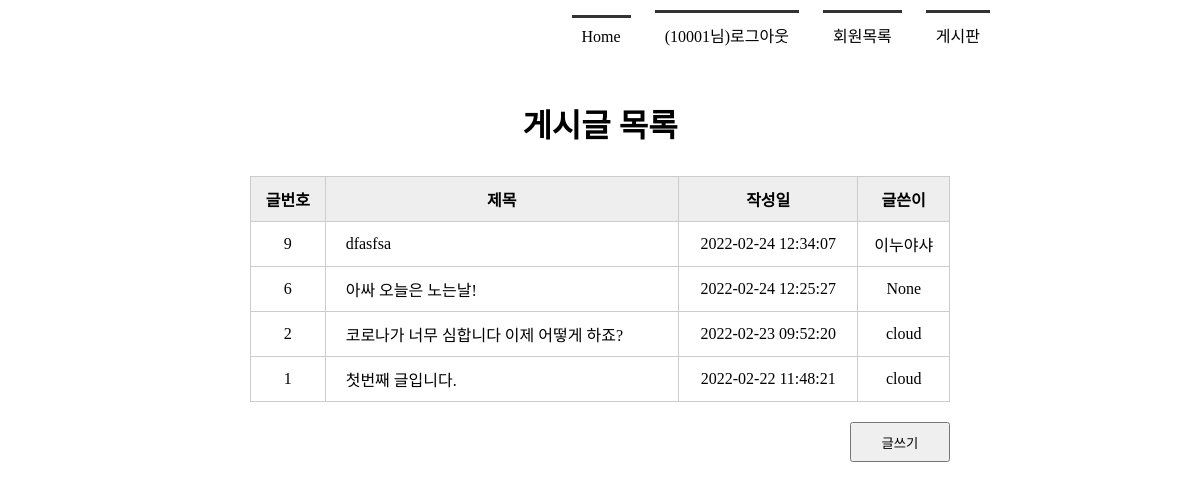
Page /boardlist/ (signed in) on the committed database.
### tables this page shows
CREATE TABLE board(
            bno integer PRIMARY KEY AUTOINCREMENT,
            title text NOT NULL,
            content text NOT NULL,
            createDate timestamp date DEFAULT (datetime('now', 'localtime')),
            mid char(5) NOT NULL,
            FOREIGN KEY(mid) REFERENCES member(mid) ON DELETE CASCADE
        );

### app.py (the view)
@app.route('/boardlist/')
def boardlist():
    conn = getconn()
    cur = conn.cursor()
    sql = "SELECT * FROM board ORDER BY bno DESC"
    cur.execute(sql)
    rs = cur.fetchall()
    conn.close()
    return render_template('boardlist.html', rs = rs)

### model/model_member.py (called while the page is built)
def getconn():
    conn = sqlite3.connect("./member.db")
    return conn

### templates/boardlist.html (shortened to what this page needs)
<!DOCTYPE html>
<html lang="en">
<head>
    <link rel ="stylesheet" href="{{ url_for('static', filename= 'style.css') }}">
</head>
<body>
     <div id="container">
         {% include 'navbar.html' %}
         <section>
             <h1>게시글 목록</h1>
             <table class="tbl_board">
                 <tr>
                     <th>글번호</th><th>제목</th><th>작성일</th><th>글쓴이</th>
                 </tr>
                 {% for i in rs %}
                 <tr>
                     <td>{{ i[0] }}</td>
                     <td><a href="{{url_for('board_view', bno=i[0])}}">{{ i[1] }}</a></td>
                     <td>{{ i[3] }}</td>
                     <td>{{ i[4] }}</td>
                 </tr>
                 {% endfor %}
             </table>
             <div class="btn_write">
                 <button type="button"
                        onclick="location.href='/writing/'">글쓰기</button>
             </div>
         </section>
     </div>
</body>
</html>

### static/style.css (style rules this page uses)
* { margin : 0; padding: 0; }
#container { width: 1000px; margin: 0 auto; }
section { text-align: center; }
section h1 { font-size: 2em; margin-bottom: 30px; }
section table { width: 600px; margin: 0 auto; border-collapse: collapse; }
section table, th, td { border: 1px solid #ccc; padding: 10px }
section .tbl_board { width: 700px; }
section .tbl_board th { background: #eee; }
section .tbl_board a { text-decoration: none; color: #000; }
section .tbl_board td:nth-child(2) { text-align: left; padding-left: 20px; }
section .btn_write { text-align: right; margin: 20px 150px; }
section .btn_write button { width: 100px; height: 40px; }

### rows in the picture
board: bno "9", title "dfasfsa", createDate "2022-02-24 12:34:07", mid "이누야샤"
board: bno "6", title "아싸 오늘은 노는날!", createDate "2022-02-24 12:25:27", mid "None"
board: bno "2", title "코로나가 너무 심합니다 이제 어떻게 하죠?", createDate "2022-02-23 09:52:20", mid "cloud"
board: bno "1", title "첫번째 글입니다.", createDate "2022-02-22 11:48:21", mid "cloud"

### other values in the picture
{{ session['userID'] }} "10001"
